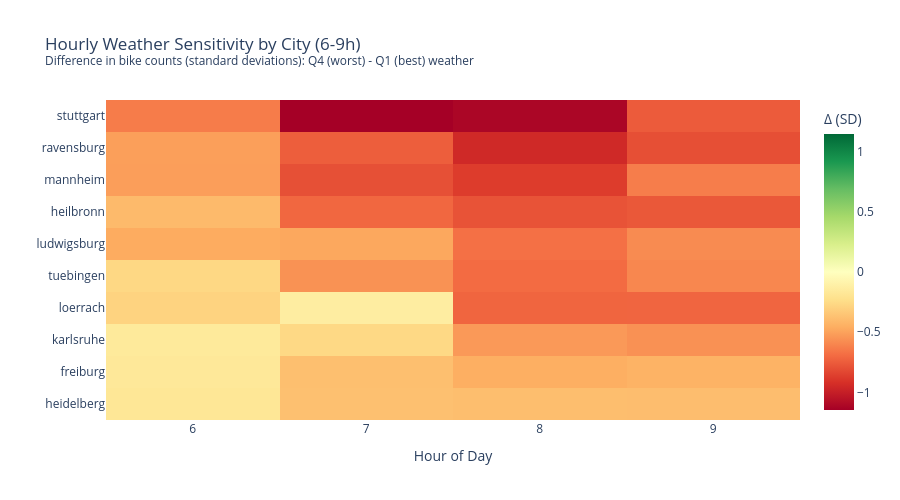

Write notebook code for a chart like this one.
### Code cell
# Heatmap showing hourly weather sensitivity by city
fig = plot_city_weather_sensitivity_heatmap(
    data_dict,
    title="Hourly Weather Sensitivity by City",
    hour_range=(6, 9),
    weekdays_only=True
)
fig.show()

### Figure 1 — Plotly figure (JSON) as saved in the notebook; plotly's stock layout.template omitted (floating-point values rounded to 4 significant figures)
{"data": [{"colorbar": {"title": {"text": "Δ (SD)"}}, "colorscale": [[0, "rgb(165,0,38)"], [0.1, "rgb(215,48,39)"], [0.2, "rgb(244,109,67)"], [0.3, "rgb(253,174,97)"], [0.4, "rgb(254,224,139)"], [0.5, "rgb(255,255,191)"], [0.6, "rgb(217,239,139)"], [0.7, "rgb(166,217,106)"], [0.8, "rgb(102,189,99)"], [0.9, "rgb(26,152,80)"], [1, "rgb(0,104,55)"]], "hovertemplate": "City: %{y}<br>Hour: %{x}<br>Change: %{z:.2f} SD<extra></extra>", "type": "heatmap", "x": [6, 7, 8, 9], "y": ["heidelberg", "freiburg", "karlsruhe", "loerrach", "tuebingen", "ludwigsburg", "heilbronn", "mannheim", "ravensburg", "stuttgart"], "z": [[-0.1802, -0.3734, -0.3843, -0.3883], [-0.1666, -0.3813, -0.4543, -0.435], [-0.1563, -0.2609, -0.5302, -0.5603], [-0.2868, -0.132, -0.7161, -0.7151], [-0.2673, -0.5579, -0.6941, -0.5959], [-0.4632, -0.4794, -0.6747, -0.581], [-0.4049, -0.7099, -0.7853, -0.7659], [-0.515, -0.7962, -0.871, -0.6289], [-0.5119, -0.7437, -0.9513, -0.801], [-0.6354, -1.145, -1.118, -0.7526]], "zmid": 0}], "layout": {"height": 500, "title": {"text": "Hourly Weather Sensitivity by City (6-9h)<br><sup>Difference in bike counts (standard deviations): Q4 (worst) - Q1 (best) weather</sup>"}, "xaxis": {"dtick": 1, "tick0": 0, "tickmode": "linear", "title": {"text": "Hour of Day"}}, "yaxis": {"title": {"text": ""}}}}
